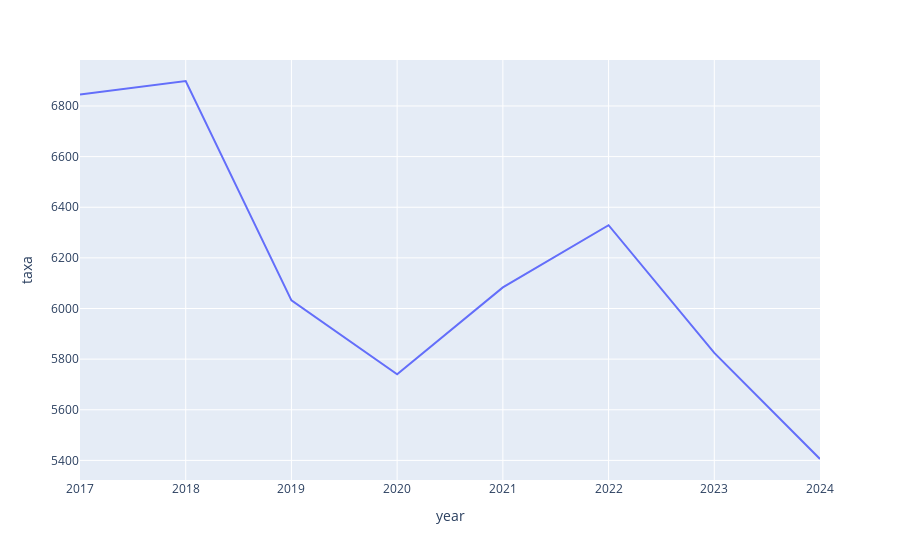

The cell this chart's notebook holds for it:
### Code cell
dff_por_cem_mil = pd.merge((dff_eda.groupby('year').agg({'offense id':'count'}).reset_index()), (df_population), how='left', on='year')
dff_por_cem_mil['taxa'] = round(((dff_por_cem_mil['offense id'] / dff_por_cem_mil['population']) * 100000), 2)
px.line(dff_por_cem_mil, x='year', y='taxa')

### Figure 1 — Plotly figure (JSON) as saved in the notebook; plotly's stock layout.template omitted (floating-point values rounded to 4 significant figures)
{"data": [{"hovertemplate": "year=%{x}<br>taxa=%{y}<extra></extra>", "legendgroup": "", "line": {"color": "#636efa", "dash": "solid"}, "marker": {"symbol": "circle"}, "mode": "lines", "name": "", "orientation": "v", "showlegend": false, "type": "scatter", "x": [2017, 2018, 2019, 2020, 2021, 2022, 2023, 2024], "xaxis": "x", "y": [6845.0, 6899.0, 6032.0, 5740.0, 6083.0, 6329.0, 5825.0, 5405.0], "yaxis": "y"}], "layout": {"legend": {"tracegroupgap": 0}, "margin": {"t": 60}, "xaxis": {"anchor": "y", "domain": [0, 1], "title": {"text": "year"}}, "yaxis": {"anchor": "x", "domain": [0, 1], "title": {"text": "taxa"}}}}
